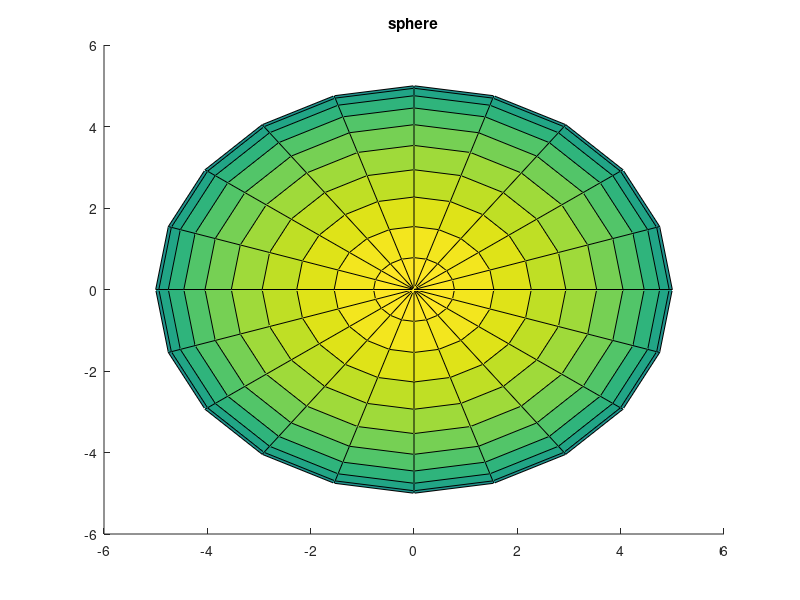

Source code (MATLAB):
function plot_sphere()
        [x y z]=sphere;
        r=input("enter radius\n");
        title("sphere");
        surface(x*r,y*r,z*r);